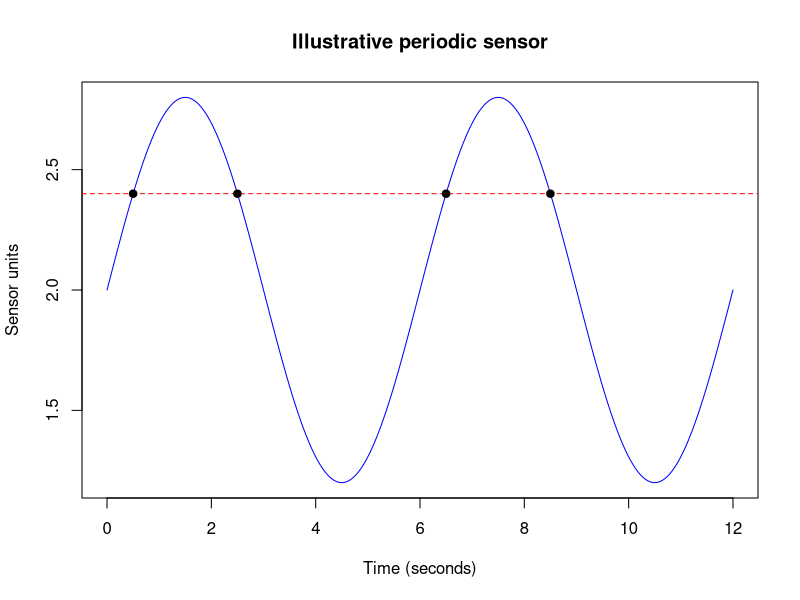

This figure's R source:
# Laboratory C: periodic sensor and threshold times
sensor <- function(t) 2 + 0.8*sin(pi*t/3)
t <- seq(0, 12, length.out=1201)
crossings <- c(0.5, 2.5, 6.5, 8.5)
plot(t, sensor(t), type="l", col="blue", xlab="Time (seconds)", ylab="Sensor units", main="Illustrative periodic sensor")
abline(h=2.4, col="red", lty=2)
points(crossings, sensor(crossings), pch=19)
print(data.frame(time=crossings, sensor=sensor(crossings)))
